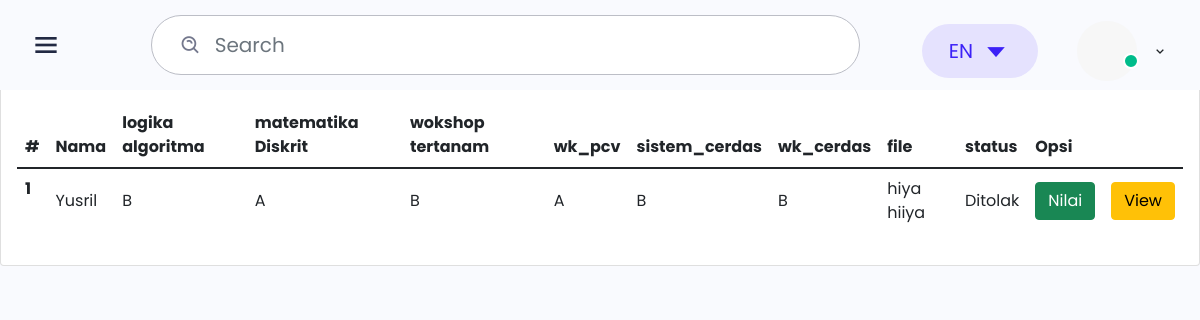
The page /id3/penilaian.php on the database as committed earlier.
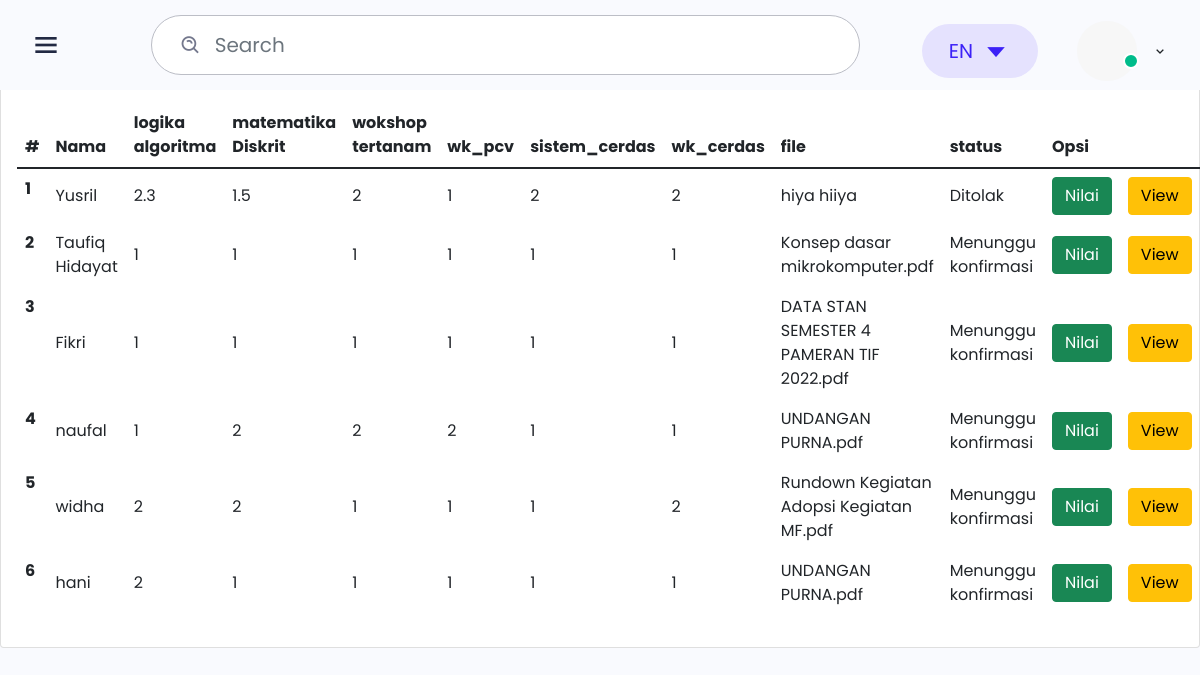
The same page on the database as committed later.
### tables this page shows
CREATE TABLE `mahasiswa` (
  `id_mahasiswa` int(11) NOT NULL,
  `id_matkul` int(11) DEFAULT NULL,
  `nama` varchar(100) NOT NULL,
  `username` varchar(100) NOT NULL,
  `password` varchar(100) NOT NULL,
  `level` varchar(20) NOT NULL
);

CREATE TABLE `mata_kuliah` (
  `id_matkul` int(11) NOT NULL,
  `logika_algoritma` float NOT NULL,
  `matematika_Diskrit` float NOT NULL,
  `wk_sistemtertanam` float NOT NULL,
  `wk_pcv` float NOT NULL,
  `sistem_cerdas` float NOT NULL,
  `wk_sistem_cerdas` float NOT NULL,
  `name` text NOT NULL,
  `file` varchar(50) NOT NULL,
  `id_status` int(3) NOT NULL DEFAULT '0',
  `id_nilai_skripsi` int(3) NOT NULL DEFAULT '0'
);

### id3/penilaian.php (the view, shortened to what the changed rows need)
<?php
function Status($id_status)
{
    if($id_status == 1 ){
        $hasil = 'Diterima';
    } else if($id_status == 2 ) {
        $hasil = 'Diterima dengan Revisi';
    } else if ($id_status == 3) {
        $hasil = 'Ditolak';
    }
    else if ($id_status == 0){
        $hasil = 'Menunggu konfirmasi';
    }
    return $hasil;
}
?>
<!DOCTYPE html>
<html lang="en">
<head>
    <link href='https://unpkg.com/boxicons@2.0.7/css/boxicons.min.css' rel='stylesheet'>
    <link rel="stylesheet" href="css/icons.min.css">
    <link rel="stylesheet" href="./css/bootstrap.min.css">
    <link rel="stylesheet" href="./css/grid.css">
    <link rel="stylesheet" href="./css/style.css">
    <link rel="stylesheet" href="./css/responsive.css">
</head>
<body class="sidebar-expand">
    <div class="main">
<h1>Tegar karunia ilham</h1>
    <div class="card">
            <div class="card-body">
                <table class="table">
                    <thead>
                        <tr>
                            <th scope="col">#</th>
                            <th scope="col">Nama</th>
                            <th scope="col">logika algoritma</th>
                            <th scope="col">matematika Diskrit</th>
                            <th scope="col">wokshop tertanam</th>
                            <th scope="col">wk_pcv</th>
                            <th scope="col">sistem_cerdas</th>
                            <th scope="col">wk_cerdas</th>
                            <th scope="col">file</th>
                            <th scope="col">status</th>
                            <th scope="col">Opsi</th>
                        </tr>
                    </thead>
                    <tbody>
                        <?php
                        include 'koneksi.php';
                        $sql2   = "SELECT * FROM mata_kuliah INNER JOIN mahasiswa ON mahasiswa.id_matkul = mata_kuliah.id_matkul";
                        $q2     = mysqli_query($koneksi, $sql2);
                        $urut   = 1;
                        while ($r2 = mysqli_fetch_array($q2)) {
                            $nama         = $r2['nama'];
                            $logika_algoritma        = $r2['logika_algoritma'];
                            $matematika_Diskrit       = $r2['matematika_Diskrit'];
                            $wk_sistemtertanam     = $r2['wk_sistemtertanam'];
                            $wk_pcv   = $r2['wk_pcv'];
                            $sistem_cerdas     = $r2['sistem_cerdas'];
                            $wk_sistem_cerdas  = $r2['wk_sistem_cerdas'];
                            $file     = $r2['file'];
                            $id_status     = $r2['id_status'];
                        ?>
                            <tr>
                                <th scope="row"><?php echo $urut++ ?></th>
                                <td scope="row"><?php echo $nama ?></td>
                                <td scope="row"><?php echo $logika_algoritma ?></td>
                                <td scope="row"><?php echo $matematika_Diskrit ?></td>
                                <td scope="row"><?php echo $wk_sistemtertanam ?></td>
                                <td scope="row"><?php echo $wk_pcv ?></td>
                                <td scope="row"><?php echo $sistem_cerdas ?></td>
                                <td scope="row"><?php echo $wk_sistem_cerdas ?></td>
                                <td scope="row"><?php echo $file ?></td>
                                <td scope="row"><?php echo Status($id_status) ?></td>
                                <td><a href="dosen_nilai.php?id_mahasiswa=<?= $r2['id_mahasiswa']?>" class="btn btn-success" title="View File"style="box-shadow: 8px ">Nilai</a></td>
                                <td><a href="document_view.php?id_file=,?php echo$sb['id_file']?>" class="btn btn-warning" title="View File"style="box-shadow: 8px ">View</a></td>
                            </tr>
                        <?php
                        }
                        ?>
                    </tbody>
                </table>
            </div>
        </div>
    </div>
</body>
</html>

Rows that differ between the two databases and show on the page:
changed through a linked row, mahasiswa "Yusril": id_matkul.logika_algoritma "B" → "2.3"; id_matkul.matematika_Diskrit "A" → "1.5"; id_matkul.wk_sistemtertanam "B" → "2"; id_matkul.wk_pcv "A" → "1"; id_matkul.sistem_cerdas "B" → "2"; id_matkul.wk_sistem_cerdas "B" → "2"
added mahasiswa: nama "Taufiq Hidayat", id_matkul.logika_algoritma "1", id_matkul.matematika_Diskrit "1", id_matkul.wk_sistemtertanam "1", id_matkul.wk_pcv "1", id_matkul.sistem_cerdas "1", id_matkul.wk_sistem_cerdas "1", id_matkul.file "Konsep dasar mikrokomputer.pdf", id_matkul.id_status "Menunggu konfirmasi"
added mahasiswa: nama "Fikri", id_matkul.logika_algoritma "1", id_matkul.matematika_Diskrit "1", id_matkul.wk_sistemtertanam "1", id_matkul.wk_pcv "1", id_matkul.sistem_cerdas "1", id_matkul.wk_sistem_cerdas "1", id_matkul.file "DATA STAN SEMESTER 4 PAMERAN TIF 2022.pdf", id_matkul.id_status "Menunggu konfirmasi"
added mahasiswa: nama "naufal", id_matkul.logika_algoritma "1", id_matkul.matematika_Diskrit "2", id_matkul.wk_sistemtertanam "2", id_matkul.wk_pcv "2", id_matkul.sistem_cerdas "1", id_matkul.wk_sistem_cerdas "1", id_matkul.file "UNDANGAN PURNA.pdf", id_matkul.id_status "Menunggu konfirmasi"
added mahasiswa: nama "widha", id_matkul.logika_algoritma "2", id_matkul.matematika_Diskrit "2", id_matkul.wk_sistemtertanam "1", id_matkul.wk_pcv "1", id_matkul.sistem_cerdas "1", id_matkul.wk_sistem_cerdas "2", id_matkul.file "Rundown Kegiatan Adopsi Kegiatan MF.pdf", id_matkul.id_status "Menunggu konfirmasi"
added mahasiswa: nama "hani", id_matkul.logika_algoritma "2", id_matkul.matematika_Diskrit "1", id_matkul.wk_sistemtertanam "1", id_matkul.wk_pcv "1", id_matkul.sistem_cerdas "1", id_matkul.wk_sistem_cerdas "1", id_matkul.file "UNDANGAN PURNA.pdf", id_matkul.id_status "Menunggu konfirmasi"
